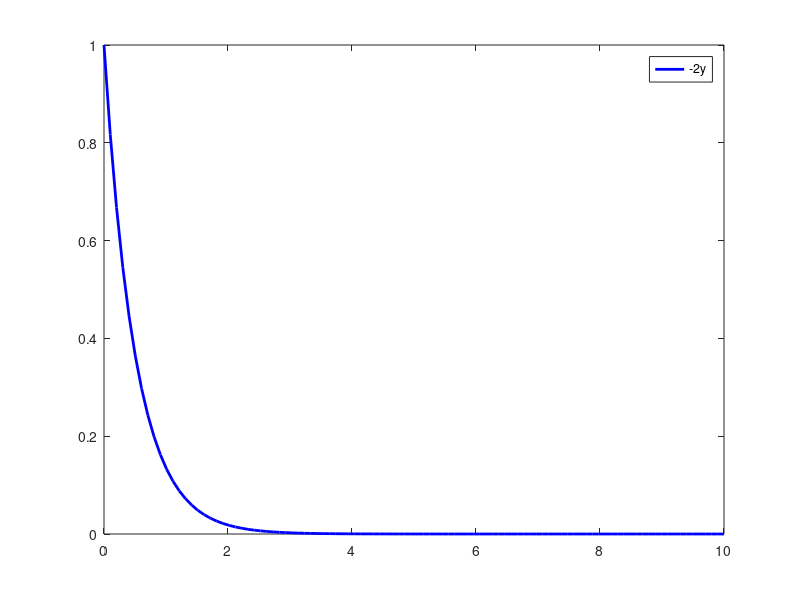

Reproduce this figure in MATLAB. (Note: this script raises an error after producing the figure.)
#!/usr/bin/env -S octave -q

% odesolve.m
% Date  : 28 October 2017
% Author: Ankit Pati

grid on;

title('Solve ODEs');
xlabel('t');
ylabel('y');

y0 = 1;
[t y] = ode45(@(t, y) -2.*y, linspace(0, 10), y0);
plot(t, y, 'linewidth', 2, '-b', 'DisplayName', '-2y');

legend('show');
drawnow();
input('Press enter key to continue...');

Y0 = [1; 1];
[t y] = ode23(@odesample, linspace(0, 10), Y0);
plot(t, y, 'linewidth', 2, '-r', 'DisplayName', 'odesample');

legend('show');
drawnow();
input('Press enter key to terminate...');

% end of odesolve.m
